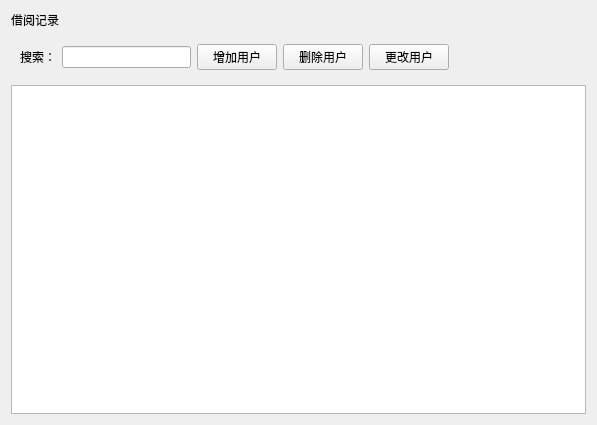
<?xml version="1.0" encoding="UTF-8"?>
<ui version="4.0">
 <class>Borrow_record</class>
 <widget class="QWidget" name="Borrow_record">
  <property name="geometry">
   <rect>
    <x>0</x>
    <y>0</y>
    <width>597</width>
    <height>425</height>
   </rect>
  </property>
  <property name="windowTitle">
   <string>Borrow_record</string>
  </property>
  <layout class="QGridLayout" name="gridLayout_2">
   <item row="0" column="0">
    <widget class="QLabel" name="label_2">
     <property name="text">
      <string>借阅记录</string>
     </property>
    </widget>
   </item>
   <item row="1" column="0">
    <widget class="QWidget" name="widget" native="true">
     <layout class="QGridLayout" name="gridLayout">
      <item row="0" column="0">
       <widget class="QLabel" name="label">
        <property name="text">
         <string>搜索：</string>
        </property>
        <property name="alignment">
         <set>Qt::AlignRight|Qt::AlignTrailing|Qt::AlignVCenter</set>
        </property>
       </widget>
      </item>
      <item row="0" column="1">
       <widget class="QLineEdit" name="lineEdit"/>
      </item>
      <item row="0" column="2">
       <widget class="QPushButton" name="pushButton">
        <property name="text">
         <string>增加用户</string>
        </property>
       </widget>
      </item>
      <item row="0" column="3">
       <widget class="QPushButton" name="pushButton_2">
        <property name="text">
         <string>删除用户</string>
        </property>
       </widget>
      </item>
      <item row="0" column="4">
       <widget class="QPushButton" name="pushButton_3">
        <property name="text">
         <string>更改用户</string>
        </property>
       </widget>
      </item>
      <item row="0" column="5">
       <spacer name="horizontalSpacer">
        <property name="orientation">
         <enum>Qt::Horizontal</enum>
        </property>
        <property name="sizeHint" stdset="0">
         <size>
          <width>40</width>
          <height>20</height>
         </size>
        </property>
       </spacer>
      </item>
     </layout>
    </widget>
   </item>
   <item row="2" column="0">
    <widget class="QTableView" name="tableView"/>
   </item>
  </layout>
 </widget>
 <resources/>
 <connections/>
</ui>
